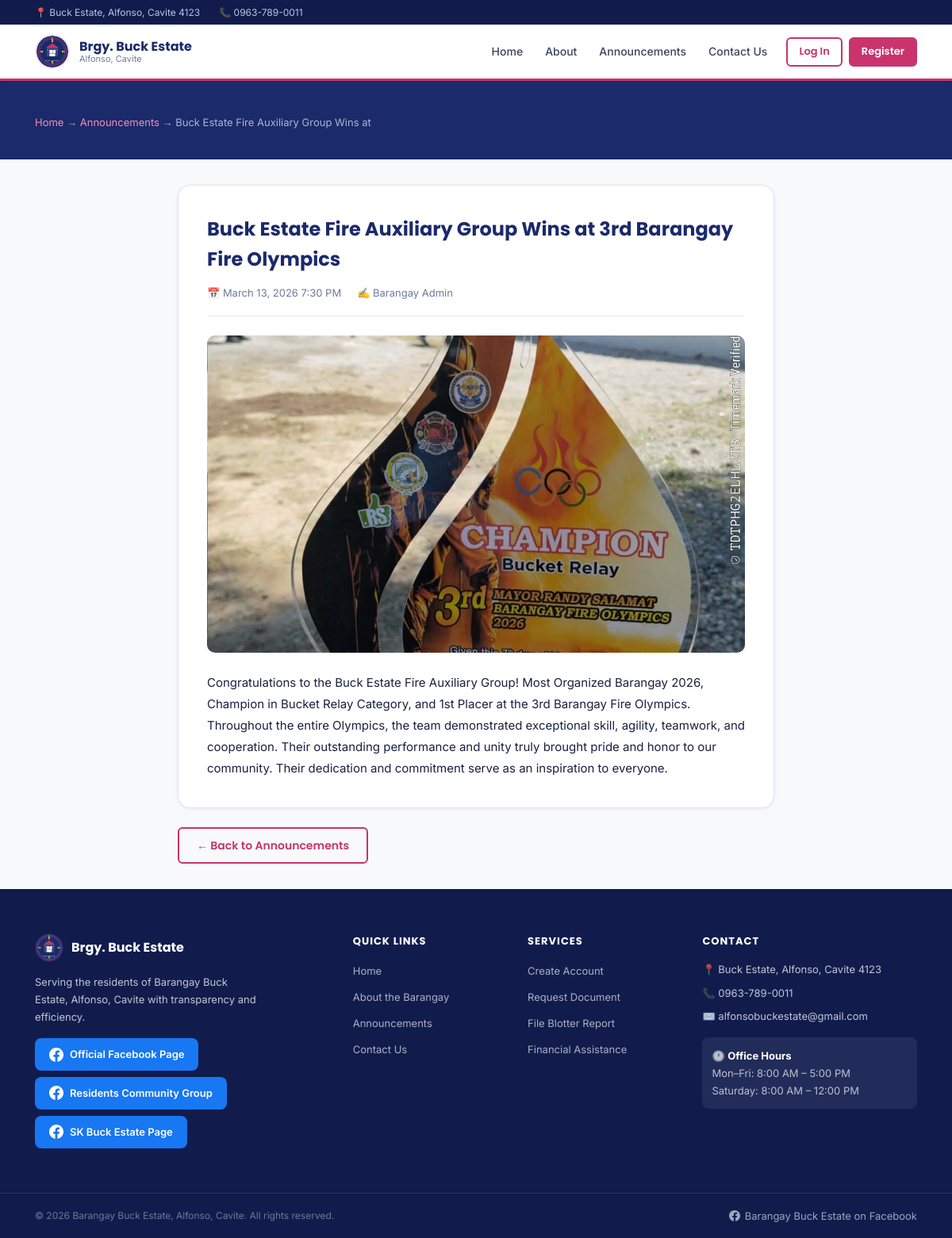
/announcement.php?id=2, run on the app's committed database.
### tables this page shows
CREATE TABLE IF NOT EXISTS `announcements` (
    `id`         INT AUTO_INCREMENT PRIMARY KEY,
    `title`      VARCHAR(255) NOT NULL,
    `content`    TEXT NOT NULL,
    `image_url`  VARCHAR(500),
    `posted_by`  INT,
    `status`     ENUM('published','draft','archived') DEFAULT 'published',
    `created_at` TIMESTAMP DEFAULT CURRENT_TIMESTAMP,
    `updated_at` TIMESTAMP DEFAULT CURRENT_TIMESTAMP ON UPDATE CURRENT_TIMESTAMP,
    FOREIGN KEY (`posted_by`) REFERENCES `users`(`id`) ON DELETE SET NULL
);

CREATE TABLE IF NOT EXISTS `users` (
    `id`         INT AUTO_INCREMENT PRIMARY KEY,
    `fname`      VARCHAR(100) NOT NULL,
    `lname`      VARCHAR(100) NOT NULL,
    `email`      VARCHAR(150) NOT NULL UNIQUE,
    `password`   VARCHAR(255) NOT NULL,
    `address`    TEXT NOT NULL,
    `contact`    VARCHAR(20) NOT NULL,
    `role`       ENUM('resident','admin') NOT NULL DEFAULT 'resident',
    `status`     ENUM('active','inactive') NOT NULL DEFAULT 'active',
    `created_at` TIMESTAMP DEFAULT CURRENT_TIMESTAMP
);

### includes/functions.php (called while the page is built, shortened)
<?php
function sanitize(string $value): string {
    return htmlspecialchars(trim($value), ENT_QUOTES, 'UTF-8');
}
function formatDateTime(string $date): string {
    return date('F j, Y g:i A', strtotime($date));
}

### announcement.php (the view, shortened to what this page needs)
<?php
require_once __DIR__ . '/includes/functions.php';
$pdo = getDB();
$id  = (int)($_GET['id'] ?? 0);
$stmt = $pdo->prepare("SELECT a.*, u.fname, u.lname FROM announcements a LEFT JOIN users u ON a.posted_by=u.id WHERE a.id=? AND a.status='published'");
$stmt->execute([$id]);
$ann = $stmt->fetch();
require_once __DIR__ . '/includes/header.php';
?>
<div class="page-header">
    <div class="container">
        <p class="page-header__breadcrumb"><a href="/index.php">Home</a> → <a href="/announcements.php">Announcements</a> → <?= sanitize(substr($ann['title'],0,40)) ?></p>
    </div>
</div>
<section class="section--sm">
    <div class="container" style="max-width:800px;">
        <div class="announce-detail fade-in">
            <h1 class="announce-detail__title"><?= sanitize($ann['title']) ?></h1>
            <div class="announce-detail__meta">
                <span>📅 <?= formatDateTime($ann['created_at']) ?></span>
                <span>✍️ <?= sanitize($ann['fname'] . ' ' . $ann['lname']) ?></span>
            </div>
            <?php if (!empty($ann['image_url'])): ?>
                <img src="<?= sanitize($ann['image_url']) ?>" alt="<?= sanitize($ann['title']) ?>" class="announce-detail__img" loading="lazy">
            <?php endif; ?>
            <div class="announce-detail__content"><?= nl2br(sanitize($ann['content'])) ?></div>
        </div>
        <div class="mt-3">
            <a href="/announcements.php" class="btn btn--outline">← Back to Announcements</a>
        </div>
    </div>
</section>
<?php require_once __DIR__ . '/includes/footer.php'; ?>

### assets/css/style.css (style rules this page uses)
:root { --primary: #1B2A6B; --primary-dark: #111c4d; --primary-light: #2d3f8a; --accent: #C8346B; --accent-dark: #a02758; --accent-light: #fce4ef; --white: #ffffff; --gray-50: #f8f9fb; --gray-100: #f0f2f7; --gray-200: #e2e6ef; --gray-300: #c8cfe0; --gray-500: #6b7a9e; --gray-700: #3a4260; --text: #1a2040; --text-muted: #6b7a9e; --success: #1a8f5a; --success-bg: #e6f7f0; --warning: #b77c00; --warning-bg: #fff8e1; --danger: #c0392b; --danger-bg: #fdecea; --info: #1565c0; --info-bg: #e3f0ff; --radius-sm: 6px; --radius: 10px; --radius-lg: 16px; --shadow-sm: 0 1px 4px rgba(27,42,107,.08); --shadow: 0 4px 20px rgba(27,42,107,.10); --shadow-lg: 0 8px 32px rgba(27,42,107,.14); --transition: all .2s ease; --font-heading: 'Poppins', sans-serif; --font-body: 'Inter', sans-serif; --max-width: 1160px; }
*, *::before, *::after { box-sizing: border-box; margin: 0; padding: 0; }
html { scroll-behavior: smooth; }
body { font-family: var(--font-body); font-size: 15px; color: var(--text); background: var(--gray-50); line-height: 1.6; }
img { max-width: 100%; display: block; }
a { color: var(--accent); text-decoration: none; transition: var(--transition); }
.container { max-width: var(--max-width); margin: 0 auto; padding: 0 24px; }
.btn { display: inline-flex; align-items: center; justify-content: center; gap: 6px; font-family: var(--font-heading); font-weight: 600; border: 2px solid transparent; border-radius: var(--radius-sm); cursor: pointer; transition: var(--transition); white-space: nowrap; text-decoration: none; }
.btn--outline { background: transparent; color: var(--accent); border-color: var(--accent); padding: 10px 22px; font-size: 14px; }
.section--sm { padding: 32px 0; }
.page-header { background: var(--primary); color: var(--white); padding: 36px 0; }
.page-header__breadcrumb { font-size: 13px; color: rgba(255,255,255,.65); margin-top: 6px; }
.page-header__breadcrumb a { color: #f48fb1; }
.announce-detail { background: var(--white); border-radius: var(--radius-lg); padding: 36px; border: 1px solid var(--gray-200); box-shadow: var(--shadow-sm); }
.announce-detail__title { font-family: var(--font-heading); font-size: 24px; font-weight: 700; color: var(--primary); margin-bottom: 12px; }
.announce-detail__meta { display: flex; gap: 20px; font-size: 13px; color: var(--text-muted); margin-bottom: 24px; padding-bottom: 18px; border-bottom: 1px solid var(--gray-200); }
.announce-detail__content { font-size: 15px; line-height: 1.8; color: var(--text); }
.mt-3 { margin-top: 24px; }
.fade-in { opacity: 0; transform: translateY(30px); transition: opacity 0.7s ease-out, transform 0.7s ease-out; }
.fade-in.visible { opacity: 1; transform: translateY(0); }
.announce-detail__img { width: 100%; max-height: 400px; object-fit: cover; border-radius: var(--radius); margin-bottom: 24px; }

### data on the page
announcements: title "Buck Estate Fire Auxiliary Group Wins at", title "Buck Estate Fire Auxiliary Group Wins at 3rd Barangay Fire Olympics", created_at "March 13, 2026 7:30 PM", posted_by.lname "Barangay Admin", image_url (picture), content "Congratulations to the Buck Estate Fire Auxiliary Group! Most Organized Barangay 2026, Champion in Bucket Relay Category, and 1st Placer at the 3rd Barangay Fire Olympics. Throughout the entire Olympics, the team demonstrated exceptional skill, agility, teamwork, and cooperation. Their outstanding performance and unity truly brought pride and honor to our community. Their dedication and commitment serve as an inspiration to everyone."

### other printed values
SITE_CONTACT "0963-789-0011"
SITE_ADDRESS "Buck Estate, Alfonso, Cavite 4123"
SITE_EMAIL "alfonsobuckestate@gmail.com"
